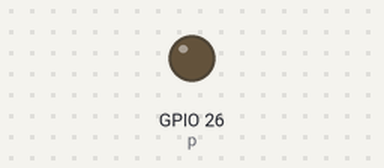
The program below on a simulated Raspberry Pi (BCM pin numbers). Parts: output pins drawn as LEDs (lit = HIGH).

Above: at 0.05 s.
At 4.1 s:
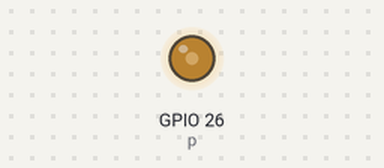
At 8.2 s:
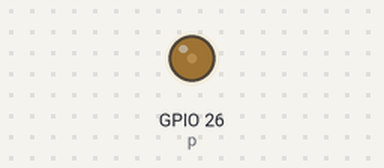
Timing chart, 0 to 13.0 s (numbered marks = the images above):
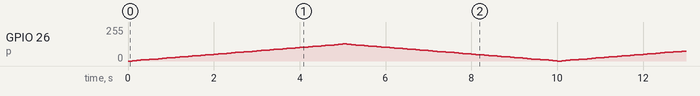

The program:

test.py
```python
import RPi.GPIO as IO #calling header file which helps us use GPIOs of PI

import time #calling time to provide delays in program

IO.setwarnings(False) #do not show any warnings

IO.setmode (IO.BCM) #we are programming the GPIO by BCM pin numbers. (PIN35 as GPIO19)

IO.setup(26,IO.OUT) # initialize GPIO19 as an output.

p = IO.PWM(26,100) #GPIO19 as PWM output, with 100Hz frequency
p.start(0) #generate PWM signal with 0% duty cycle

while 1: #execute loop forever

	for x in range (50): #execute loop for 50 times, x being incremented from 0 to 49.
		p.ChangeDutyCycle(x) #change duty cycle for varying the brightness of LED.
		time.sleep(0.1) #sleep for 100m second

	for x in range (50): #execute loop for 50 times, x being incremented from 0 to 49.
		p.ChangeDutyCycle(50-x) #change duty cycle for changing the brightness of LED.
		time.sleep(0.1) #sleep for 100m second
```
